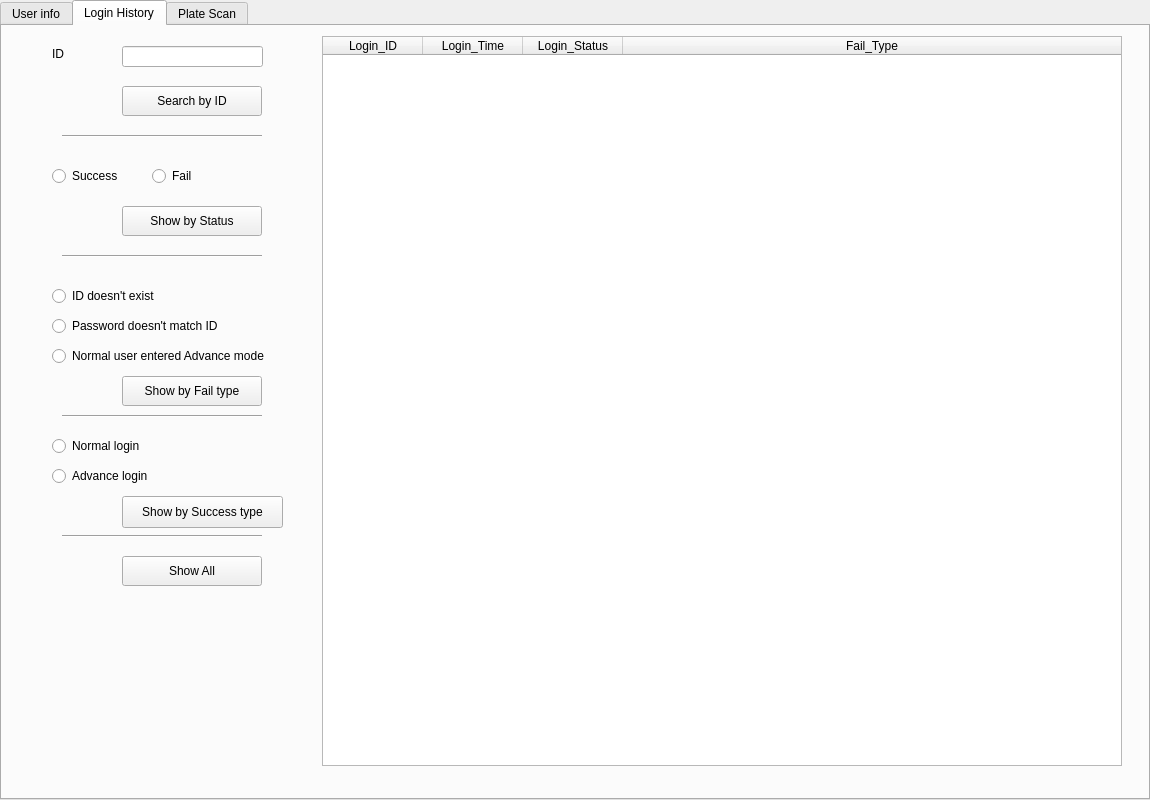
<?xml version="1.0" encoding="UTF-8"?>
<ui version="4.0">
 <class>Concentrate_Advance</class>
 <widget class="QTabWidget" name="Concentrate_Advance">
  <property name="geometry">
   <rect>
    <x>0</x>
    <y>0</y>
    <width>1150</width>
    <height>800</height>
   </rect>
  </property>
  <property name="windowTitle">
   <string>Concentrate_Advance</string>
  </property>
  <property name="currentIndex">
   <number>1</number>
  </property>
  <widget class="QWidget" name="Search_Edit_Tab">
   <attribute name="title">
    <string>User info</string>
   </attribute>
   <widget class="QPushButton" name="Delete_User_button">
    <property name="geometry">
     <rect>
      <x>20</x>
      <y>580</y>
      <width>161</width>
      <height>32</height>
     </rect>
    </property>
    <property name="minimumSize">
     <size>
      <width>161</width>
      <height>32</height>
     </size>
    </property>
    <property name="text">
     <string>Delete a User</string>
    </property>
   </widget>
   <widget class="QLabel" name="Gender_label">
    <property name="geometry">
     <rect>
      <x>50</x>
      <y>380</y>
      <width>81</width>
      <height>20</height>
     </rect>
    </property>
    <property name="minimumSize">
     <size>
      <width>81</width>
      <height>20</height>
     </size>
    </property>
    <property name="text">
     <string>Gender</string>
    </property>
   </widget>
   <widget class="QPushButton" name="Show_all_button">
    <property name="geometry">
     <rect>
      <x>20</x>
      <y>540</y>
      <width>161</width>
      <height>32</height>
     </rect>
    </property>
    <property name="minimumSize">
     <size>
      <width>161</width>
      <height>32</height>
     </size>
    </property>
    <property name="text">
     <string>Show All Users</string>
    </property>
   </widget>
   <widget class="QPushButton" name="Add_User_button">
    <property name="geometry">
     <rect>
      <x>20</x>
      <y>620</y>
      <width>161</width>
      <height>32</height>
     </rect>
    </property>
    <property name="minimumSize">
     <size>
      <width>161</width>
      <height>32</height>
     </size>
    </property>
    <property name="text">
     <string>Add a User</string>
    </property>
   </widget>
   <widget class="Line" name="line_3">
    <property name="geometry">
     <rect>
      <x>60</x>
      <y>350</y>
      <width>201</width>
      <height>20</height>
     </rect>
    </property>
    <property name="orientation">
     <enum>Qt::Horizontal</enum>
    </property>
   </widget>
   <widget class="QLabel" name="Name_label">
    <property name="geometry">
     <rect>
      <x>50</x>
      <y>140</y>
      <width>61</width>
      <height>16</height>
     </rect>
    </property>
    <property name="minimumSize">
     <size>
      <width>61</width>
      <height>16</height>
     </size>
    </property>
    <property name="text">
     <string>Name</string>
    </property>
   </widget>
   <widget class="QRadioButton" name="Female_button">
    <property name="geometry">
     <rect>
      <x>140</x>
      <y>410</y>
      <width>100</width>
      <height>20</height>
     </rect>
    </property>
    <property name="minimumSize">
     <size>
      <width>100</width>
      <height>20</height>
     </size>
    </property>
    <property name="text">
     <string>Female</string>
    </property>
   </widget>
   <widget class="Line" name="line_2">
    <property name="geometry">
     <rect>
      <x>60</x>
      <y>220</y>
      <width>201</width>
      <height>20</height>
     </rect>
    </property>
    <property name="orientation">
     <enum>Qt::Horizontal</enum>
    </property>
   </widget>
   <widget class="QPushButton" name="Permission_button">
    <property name="geometry">
     <rect>
      <x>100</x>
      <y>310</y>
      <width>160</width>
      <height>30</height>
     </rect>
    </property>
    <property name="minimumSize">
     <size>
      <width>140</width>
      <height>30</height>
     </size>
    </property>
    <property name="text">
     <string>Search by Permission</string>
    </property>
   </widget>
   <widget class="QLineEdit" name="ID_input">
    <property name="geometry">
     <rect>
      <x>120</x>
      <y>20</y>
      <width>141</width>
      <height>21</height>
     </rect>
    </property>
    <property name="minimumSize">
     <size>
      <width>141</width>
      <height>21</height>
     </size>
    </property>
    <property name="text">
     <string/>
    </property>
   </widget>
   <widget class="Line" name="line_4">
    <property name="geometry">
     <rect>
      <x>60</x>
      <y>500</y>
      <width>201</width>
      <height>20</height>
     </rect>
    </property>
    <property name="orientation">
     <enum>Qt::Horizontal</enum>
    </property>
   </widget>
   <widget class="QPushButton" name="Name_search_button">
    <property name="geometry">
     <rect>
      <x>120</x>
      <y>180</y>
      <width>140</width>
      <height>30</height>
     </rect>
    </property>
    <property name="minimumSize">
     <size>
      <width>140</width>
      <height>30</height>
     </size>
    </property>
    <property name="text">
     <string>Search by Name</string>
    </property>
   </widget>
   <widget class="QRadioButton" name="Others_button">
    <property name="geometry">
     <rect>
      <x>140</x>
      <y>440</y>
      <width>100</width>
      <height>20</height>
     </rect>
    </property>
    <property name="minimumSize">
     <size>
      <width>100</width>
      <height>20</height>
     </size>
    </property>
    <property name="text">
     <string>Others</string>
    </property>
   </widget>
   <widget class="QPushButton" name="ID_search_button">
    <property name="geometry">
     <rect>
      <x>120</x>
      <y>60</y>
      <width>140</width>
      <height>30</height>
     </rect>
    </property>
    <property name="minimumSize">
     <size>
      <width>0</width>
      <height>0</height>
     </size>
    </property>
    <property name="text">
     <string>Search by ID</string>
    </property>
   </widget>
   <widget class="Line" name="line">
    <property name="geometry">
     <rect>
      <x>60</x>
      <y>100</y>
      <width>200</width>
      <height>20</height>
     </rect>
    </property>
    <property name="orientation">
     <enum>Qt::Horizontal</enum>
    </property>
   </widget>
   <widget class="QRadioButton" name="Admin_button">
    <property name="geometry">
     <rect>
      <x>140</x>
      <y>280</y>
      <width>100</width>
      <height>20</height>
     </rect>
    </property>
    <property name="minimumSize">
     <size>
      <width>100</width>
      <height>20</height>
     </size>
    </property>
    <property name="text">
     <string>Admin</string>
    </property>
   </widget>
   <widget class="QLabel" name="Edit_error_message">
    <property name="geometry">
     <rect>
      <x>200</x>
      <y>670</y>
      <width>81</width>
      <height>16</height>
     </rect>
    </property>
    <property name="minimumSize">
     <size>
      <width>71</width>
      <height>16</height>
     </size>
    </property>
    <property name="text">
     <string>Invalid input!</string>
    </property>
   </widget>
   <widget class="QLabel" name="ID_label">
    <property name="geometry">
     <rect>
      <x>50</x>
      <y>20</y>
      <width>61</width>
      <height>16</height>
     </rect>
    </property>
    <property name="minimumSize">
     <size>
      <width>61</width>
      <height>16</height>
     </size>
    </property>
    <property name="text">
     <string>ID</string>
    </property>
   </widget>
   <widget class="QTableWidget" name="Display_table">
    <property name="geometry">
     <rect>
      <x>320</x>
      <y>10</y>
      <width>800</width>
      <height>730</height>
     </rect>
    </property>
    <property name="minimumSize">
     <size>
      <width>800</width>
      <height>361</height>
     </size>
    </property>
    <property name="sizeAdjustPolicy">
     <enum>QAbstractScrollArea::AdjustToContents</enum>
    </property>
    <attribute name="horizontalHeaderVisible">
     <bool>false</bool>
    </attribute>
    <attribute name="horizontalHeaderCascadingSectionResizes">
     <bool>false</bool>
    </attribute>
    <attribute name="horizontalHeaderDefaultSectionSize">
     <number>100</number>
    </attribute>
    <attribute name="horizontalHeaderMinimumSectionSize">
     <number>20</number>
    </attribute>
    <attribute name="horizontalHeaderShowSortIndicator" stdset="0">
     <bool>false</bool>
    </attribute>
    <attribute name="horizontalHeaderStretchLastSection">
     <bool>true</bool>
    </attribute>
    <column>
     <property name="text">
      <string>Checkbox</string>
     </property>
    </column>
    <column>
     <property name="text">
      <string>ID</string>
     </property>
    </column>
    <column>
     <property name="text">
      <string>Password</string>
     </property>
    </column>
    <column>
     <property name="text">
      <string>Permission</string>
     </property>
    </column>
    <column>
     <property name="text">
      <string>Name</string>
     </property>
    </column>
    <column>
     <property name="text">
      <string>Gender</string>
     </property>
    </column>
    <column>
     <property name="text">
      <string>Plate amount</string>
     </property>
    </column>
   </widget>
   <widget class="QPushButton" name="Gender_button">
    <property name="geometry">
     <rect>
      <x>100</x>
      <y>460</y>
      <width>160</width>
      <height>30</height>
     </rect>
    </property>
    <property name="minimumSize">
     <size>
      <width>160</width>
      <height>30</height>
     </size>
    </property>
    <property name="text">
     <string>Search by Gender</string>
    </property>
   </widget>
   <widget class="QRadioButton" name="Male_button">
    <property name="geometry">
     <rect>
      <x>140</x>
      <y>380</y>
      <width>100</width>
      <height>20</height>
     </rect>
    </property>
    <property name="minimumSize">
     <size>
      <width>100</width>
      <height>20</height>
     </size>
    </property>
    <property name="text">
     <string>Male</string>
    </property>
   </widget>
   <widget class="QLabel" name="Permission_label">
    <property name="geometry">
     <rect>
      <x>50</x>
      <y>250</y>
      <width>81</width>
      <height>20</height>
     </rect>
    </property>
    <property name="minimumSize">
     <size>
      <width>81</width>
      <height>20</height>
     </size>
    </property>
    <property name="text">
     <string>Permission</string>
    </property>
   </widget>
   <widget class="QRadioButton" name="User_button">
    <property name="geometry">
     <rect>
      <x>140</x>
      <y>250</y>
      <width>100</width>
      <height>20</height>
     </rect>
    </property>
    <property name="minimumSize">
     <size>
      <width>100</width>
      <height>20</height>
     </size>
    </property>
    <property name="text">
     <string>User</string>
    </property>
   </widget>
   <widget class="QPushButton" name="Save_change_button">
    <property name="geometry">
     <rect>
      <x>20</x>
      <y>660</y>
      <width>161</width>
      <height>32</height>
     </rect>
    </property>
    <property name="minimumSize">
     <size>
      <width>161</width>
      <height>32</height>
     </size>
    </property>
    <property name="text">
     <string>Save change</string>
    </property>
   </widget>
   <widget class="QLineEdit" name="Name_input">
    <property name="geometry">
     <rect>
      <x>120</x>
      <y>140</y>
      <width>141</width>
      <height>21</height>
     </rect>
    </property>
    <property name="minimumSize">
     <size>
      <width>141</width>
      <height>21</height>
     </size>
    </property>
    <property name="text">
     <string/>
    </property>
   </widget>
  </widget>
  <widget class="QWidget" name="Login_History_Tab">
   <attribute name="title">
    <string>Login History</string>
   </attribute>
   <widget class="QRadioButton" name="Password_doesnt_match_ID_button">
    <property name="geometry">
     <rect>
      <x>50</x>
      <y>290</y>
      <width>211</width>
      <height>20</height>
     </rect>
    </property>
    <property name="minimumSize">
     <size>
      <width>100</width>
      <height>20</height>
     </size>
    </property>
    <property name="text">
     <string>Password doesn't match ID</string>
    </property>
   </widget>
   <widget class="QRadioButton" name="Success_button">
    <property name="geometry">
     <rect>
      <x>50</x>
      <y>140</y>
      <width>100</width>
      <height>20</height>
     </rect>
    </property>
    <property name="minimumSize">
     <size>
      <width>100</width>
      <height>20</height>
     </size>
    </property>
    <property name="text">
     <string>Success</string>
    </property>
   </widget>
   <widget class="QLabel" name="ID_label_login_history">
    <property name="geometry">
     <rect>
      <x>50</x>
      <y>20</y>
      <width>61</width>
      <height>16</height>
     </rect>
    </property>
    <property name="minimumSize">
     <size>
      <width>61</width>
      <height>16</height>
     </size>
    </property>
    <property name="text">
     <string>ID</string>
    </property>
   </widget>
   <widget class="QRadioButton" name="ID_doesnt_exist_button">
    <property name="geometry">
     <rect>
      <x>50</x>
      <y>260</y>
      <width>121</width>
      <height>20</height>
     </rect>
    </property>
    <property name="minimumSize">
     <size>
      <width>100</width>
      <height>20</height>
     </size>
    </property>
    <property name="text">
     <string>ID doesn't exist</string>
    </property>
   </widget>
   <widget class="QLineEdit" name="ID_input_login_history">
    <property name="geometry">
     <rect>
      <x>120</x>
      <y>20</y>
      <width>141</width>
      <height>21</height>
     </rect>
    </property>
    <property name="minimumSize">
     <size>
      <width>141</width>
      <height>21</height>
     </size>
    </property>
    <property name="text">
     <string/>
    </property>
   </widget>
   <widget class="QPushButton" name="ID_search_button_login_history">
    <property name="geometry">
     <rect>
      <x>120</x>
      <y>60</y>
      <width>140</width>
      <height>30</height>
     </rect>
    </property>
    <property name="minimumSize">
     <size>
      <width>0</width>
      <height>0</height>
     </size>
    </property>
    <property name="text">
     <string>Search by ID</string>
    </property>
   </widget>
   <widget class="QTableWidget" name="Display_Login_info">
    <property name="geometry">
     <rect>
      <x>320</x>
      <y>10</y>
      <width>800</width>
      <height>730</height>
     </rect>
    </property>
    <attribute name="horizontalHeaderCascadingSectionResizes">
     <bool>false</bool>
    </attribute>
    <attribute name="horizontalHeaderDefaultSectionSize">
     <number>100</number>
    </attribute>
    <attribute name="horizontalHeaderStretchLastSection">
     <bool>true</bool>
    </attribute>
    <column>
     <property name="text">
      <string>Login_ID</string>
     </property>
    </column>
    <column>
     <property name="text">
      <string>Login_Time</string>
     </property>
    </column>
    <column>
     <property name="text">
      <string>Login_Status</string>
     </property>
    </column>
    <column>
     <property name="text">
      <string>Fail_Type</string>
     </property>
    </column>
   </widget>
   <widget class="QRadioButton" name="Fail_button">
    <property name="geometry">
     <rect>
      <x>150</x>
      <y>140</y>
      <width>100</width>
      <height>20</height>
     </rect>
    </property>
    <property name="minimumSize">
     <size>
      <width>100</width>
      <height>20</height>
     </size>
    </property>
    <property name="text">
     <string>Fail </string>
    </property>
   </widget>
   <widget class="QPushButton" name="Fail_type_button">
    <property name="geometry">
     <rect>
      <x>120</x>
      <y>350</y>
      <width>140</width>
      <height>30</height>
     </rect>
    </property>
    <property name="minimumSize">
     <size>
      <width>140</width>
      <height>30</height>
     </size>
    </property>
    <property name="text">
     <string>Show by Fail type</string>
    </property>
   </widget>
   <widget class="QPushButton" name="Status_show_button">
    <property name="geometry">
     <rect>
      <x>120</x>
      <y>180</y>
      <width>140</width>
      <height>30</height>
     </rect>
    </property>
    <property name="minimumSize">
     <size>
      <width>140</width>
      <height>30</height>
     </size>
    </property>
    <property name="text">
     <string>Show by Status</string>
    </property>
   </widget>
   <widget class="QPushButton" name="Show_all_button_login_history">
    <property name="geometry">
     <rect>
      <x>120</x>
      <y>530</y>
      <width>140</width>
      <height>30</height>
     </rect>
    </property>
    <property name="minimumSize">
     <size>
      <width>140</width>
      <height>30</height>
     </size>
    </property>
    <property name="text">
     <string>Show All</string>
    </property>
   </widget>
   <widget class="Line" name="line_5">
    <property name="geometry">
     <rect>
      <x>60</x>
      <y>100</y>
      <width>200</width>
      <height>20</height>
     </rect>
    </property>
    <property name="orientation">
     <enum>Qt::Horizontal</enum>
    </property>
   </widget>
   <widget class="Line" name="line_6">
    <property name="geometry">
     <rect>
      <x>60</x>
      <y>220</y>
      <width>200</width>
      <height>20</height>
     </rect>
    </property>
    <property name="orientation">
     <enum>Qt::Horizontal</enum>
    </property>
   </widget>
   <widget class="Line" name="line_7">
    <property name="geometry">
     <rect>
      <x>60</x>
      <y>380</y>
      <width>200</width>
      <height>20</height>
     </rect>
    </property>
    <property name="orientation">
     <enum>Qt::Horizontal</enum>
    </property>
   </widget>
   <widget class="QRadioButton" name="User_enter_advance_button">
    <property name="geometry">
     <rect>
      <x>50</x>
      <y>320</y>
      <width>241</width>
      <height>20</height>
     </rect>
    </property>
    <property name="minimumSize">
     <size>
      <width>100</width>
      <height>20</height>
     </size>
    </property>
    <property name="text">
     <string>Normal user entered Advance mode</string>
    </property>
   </widget>
   <widget class="QPushButton" name="Success_type_button">
    <property name="geometry">
     <rect>
      <x>120</x>
      <y>470</y>
      <width>161</width>
      <height>32</height>
     </rect>
    </property>
    <property name="minimumSize">
     <size>
      <width>141</width>
      <height>32</height>
     </size>
    </property>
    <property name="text">
     <string>Show by Success type</string>
    </property>
   </widget>
   <widget class="QRadioButton" name="Normal_login_button">
    <property name="geometry">
     <rect>
      <x>50</x>
      <y>410</y>
      <width>121</width>
      <height>20</height>
     </rect>
    </property>
    <property name="minimumSize">
     <size>
      <width>100</width>
      <height>20</height>
     </size>
    </property>
    <property name="text">
     <string>Normal login</string>
    </property>
   </widget>
   <widget class="QRadioButton" name="Advance_login_button">
    <property name="geometry">
     <rect>
      <x>50</x>
      <y>440</y>
      <width>121</width>
      <height>20</height>
     </rect>
    </property>
    <property name="minimumSize">
     <size>
      <width>100</width>
      <height>20</height>
     </size>
    </property>
    <property name="text">
     <string>Advance login</string>
    </property>
   </widget>
   <widget class="Line" name="line_8">
    <property name="geometry">
     <rect>
      <x>60</x>
      <y>500</y>
      <width>200</width>
      <height>20</height>
     </rect>
    </property>
    <property name="orientation">
     <enum>Qt::Horizontal</enum>
    </property>
   </widget>
  </widget>
  <widget class="QWidget" name="Plate_Scan_Tab">
   <attribute name="title">
    <string>Plate Scan</string>
   </attribute>
   <widget class="QTableWidget" name="Display_Plate_Info">
    <property name="geometry">
     <rect>
      <x>320</x>
      <y>10</y>
      <width>800</width>
      <height>730</height>
     </rect>
    </property>
    <attribute name="horizontalHeaderCascadingSectionResizes">
     <bool>false</bool>
    </attribute>
    <attribute name="horizontalHeaderDefaultSectionSize">
     <number>150</number>
    </attribute>
    <attribute name="horizontalHeaderStretchLastSection">
     <bool>true</bool>
    </attribute>
    <row>
     <property name="text">
      <string/>
     </property>
    </row>
    <row>
     <property name="text">
      <string/>
     </property>
    </row>
    <row>
     <property name="text">
      <string/>
     </property>
    </row>
    <row>
     <property name="text">
      <string/>
     </property>
    </row>
    <row>
     <property name="text">
      <string/>
     </property>
    </row>
    <row>
     <property name="text">
      <string/>
     </property>
    </row>
    <row>
     <property name="text">
      <string/>
     </property>
    </row>
    <row>
     <property name="text">
      <string/>
     </property>
    </row>
    <row>
     <property name="text">
      <string/>
     </property>
    </row>
    <row>
     <property name="text">
      <string/>
     </property>
    </row>
    <row>
     <property name="text">
      <string/>
     </property>
    </row>
    <row>
     <property name="text">
      <string/>
     </property>
    </row>
    <row>
     <property name="text">
      <string/>
     </property>
    </row>
    <row>
     <property name="text">
      <string/>
     </property>
    </row>
    <row>
     <property name="text">
      <string/>
     </property>
    </row>
    <row>
     <property name="text">
      <string/>
     </property>
    </row>
    <row>
     <property name="text">
      <string/>
     </property>
    </row>
    <row>
     <property name="text">
      <string/>
     </property>
    </row>
    <row>
     <property name="text">
      <string/>
     </property>
    </row>
    <row>
     <property name="text">
      <string/>
     </property>
    </row>
    <row>
     <property name="text">
      <string/>
     </property>
    </row>
    <row>
     <property name="text">
      <string/>
     </property>
    </row>
    <row>
     <property name="text">
      <string/>
     </property>
    </row>
    <row>
     <property name="text">
      <string/>
     </property>
    </row>
    <column>
     <property name="text">
      <string>Checkbox</string>
     </property>
    </column>
    <column>
     <property name="text">
      <string>Plate_ID</string>
     </property>
    </column>
    <column>
     <property name="text">
      <string>User_ID</string>
     </property>
    </column>
    <item row="0" column="1">
     <property name="text">
      <string/>
     </property>
    </item>
   </widget>
   <widget class="QPushButton" name="Save_change_button_Plate_Info">
    <property name="geometry">
     <rect>
      <x>70</x>
      <y>400</y>
      <width>161</width>
      <height>32</height>
     </rect>
    </property>
    <property name="minimumSize">
     <size>
      <width>161</width>
      <height>32</height>
     </size>
    </property>
    <property name="text">
     <string>Save change</string>
    </property>
   </widget>
   <widget class="QPushButton" name="Show_all_button_Plate_Info">
    <property name="geometry">
     <rect>
      <x>80</x>
      <y>360</y>
      <width>140</width>
      <height>30</height>
     </rect>
    </property>
    <property name="minimumSize">
     <size>
      <width>140</width>
      <height>30</height>
     </size>
    </property>
    <property name="text">
     <string>Show All</string>
    </property>
   </widget>
   <widget class="QLabel" name="Plate_ID_label_Plate_Info">
    <property name="geometry">
     <rect>
      <x>50</x>
      <y>140</y>
      <width>61</width>
      <height>16</height>
     </rect>
    </property>
    <property name="minimumSize">
     <size>
      <width>61</width>
      <height>16</height>
     </size>
    </property>
    <property name="text">
     <string>Plate ID</string>
    </property>
   </widget>
   <widget class="QPushButton" name="ID_search_button_Plate_Info">
    <property name="geometry">
     <rect>
      <x>120</x>
      <y>60</y>
      <width>140</width>
      <height>30</height>
     </rect>
    </property>
    <property name="minimumSize">
     <size>
      <width>0</width>
      <height>0</height>
     </size>
    </property>
    <property name="text">
     <string>Search by ID</string>
    </property>
   </widget>
   <widget class="QPushButton" name="Plate_ID_search_button_Plate_Info">
    <property name="geometry">
     <rect>
      <x>120</x>
      <y>180</y>
      <width>140</width>
      <height>30</height>
     </rect>
    </property>
    <property name="minimumSize">
     <size>
      <width>140</width>
      <height>30</height>
     </size>
    </property>
    <property name="text">
     <string>Search by Plate ID</string>
    </property>
   </widget>
   <widget class="QLabel" name="ID_label_Plate_Info">
    <property name="geometry">
     <rect>
      <x>50</x>
      <y>20</y>
      <width>61</width>
      <height>16</height>
     </rect>
    </property>
    <property name="minimumSize">
     <size>
      <width>61</width>
      <height>16</height>
     </size>
    </property>
    <property name="text">
     <string>ID</string>
    </property>
   </widget>
   <widget class="Line" name="line_9">
    <property name="geometry">
     <rect>
      <x>60</x>
      <y>220</y>
      <width>201</width>
      <height>20</height>
     </rect>
    </property>
    <property name="orientation">
     <enum>Qt::Horizontal</enum>
    </property>
   </widget>
   <widget class="QLineEdit" name="ID_input_Plate_Info">
    <property name="geometry">
     <rect>
      <x>120</x>
      <y>20</y>
      <width>141</width>
      <height>21</height>
     </rect>
    </property>
    <property name="minimumSize">
     <size>
      <width>141</width>
      <height>21</height>
     </size>
    </property>
    <property name="text">
     <string/>
    </property>
   </widget>
   <widget class="Line" name="line_10">
    <property name="geometry">
     <rect>
      <x>60</x>
      <y>100</y>
      <width>200</width>
      <height>20</height>
     </rect>
    </property>
    <property name="orientation">
     <enum>Qt::Horizontal</enum>
    </property>
   </widget>
   <widget class="QLineEdit" name="Plate_ID_input_Plate_Info">
    <property name="geometry">
     <rect>
      <x>120</x>
      <y>140</y>
      <width>141</width>
      <height>21</height>
     </rect>
    </property>
    <property name="minimumSize">
     <size>
      <width>141</width>
      <height>21</height>
     </size>
    </property>
    <property name="text">
     <string/>
    </property>
   </widget>
  </widget>
 </widget>
 <resources/>
 <connections/>
</ui>
